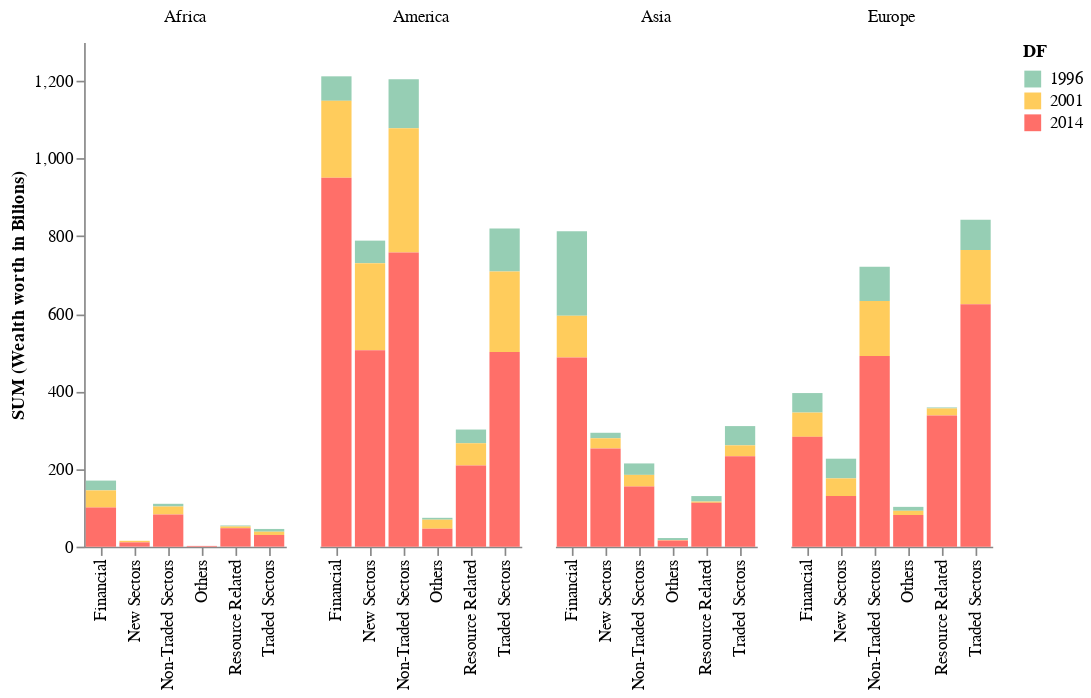
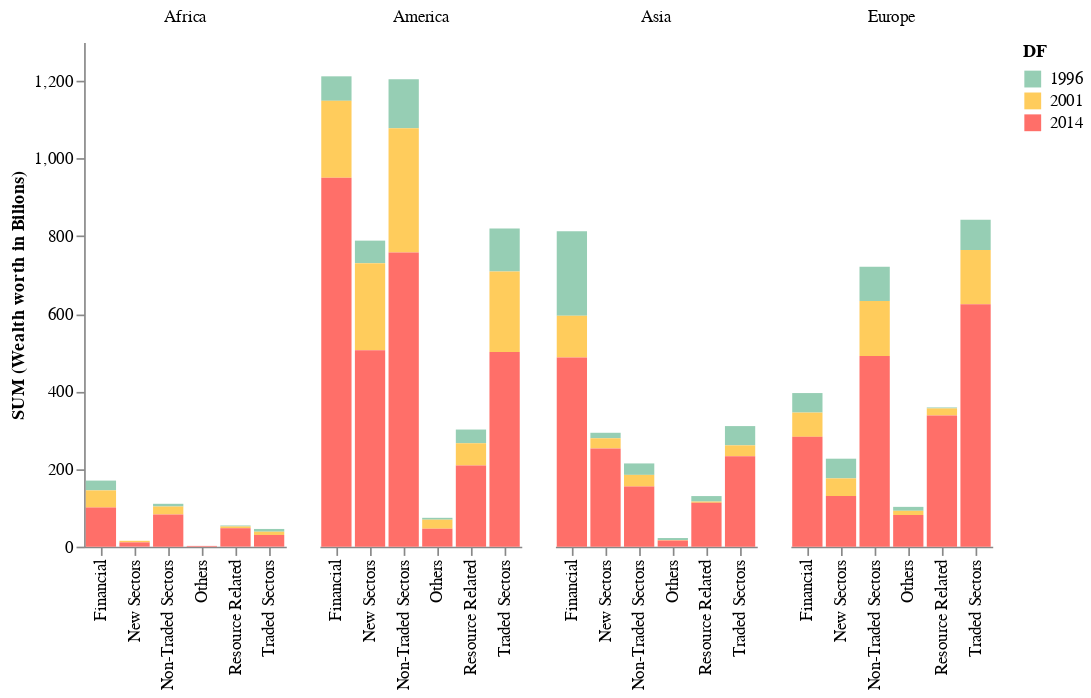

The code cell stored with these charts, in order, in its notebook:
### Code cell
import altair as alt
alt.Chart(df).mark_bar().encode(
    # tell Altair which field to group columns on
    x=alt.X('c2:N', title=None),
    # tell Altair which field to use as Y values and how to calculate
    y=alt.Y('sum(values):Q',
        axis=alt.Axis(
            grid=False,
            title= 'SUM (Wealth worth in Bilions)')),
    # tell Altair which field to use to use as the set of columns to be  represented in each group
    column=alt.Column('c1:N', title=None),
    # tell Altair which field to use for color segmentation
    color=alt.Color('DF:N',
            scale=alt.Scale(
                # make it look pretty with an enjoyable color pallet
                range=['#96ceb4', '#ffcc5c','#ff6f69'],
            ),
        ))\
    .configure_view(
        # remove grid lines around column clusters
        strokeOpacity=0
    )

### Figure 1 — Vega-Lite specification as saved in the notebook (floating-point values rounded to 4 significant figures)
{"config": {"view": {"continuousWidth": 300, "continuousHeight": 300, "strokeOpacity": 0}}, "data": {"name": "data-28f55ab29a30627980cd21a17ef666a4"}, "mark": {"type": "bar"}, "encoding": {"color": {"field": "DF", "scale": {"range": ["#96ceb4", "#ffcc5c", "#ff6f69"]}, "type": "nominal"}, "column": {"field": "c1", "title": null, "type": "nominal"}, "x": {"field": "c2", "title": null, "type": "nominal"}, "y": {"aggregate": "sum", "axis": {"grid": false, "title": "SUM (Wealth worth in Bilions)"}, "field": "values", "type": "quantitative"}}, "$schema": "https://vega.github.io/schema/vega-lite/v5.8.0.json", "datasets": {"data-28f55ab29a30627980cd21a17ef666a4": [{"c1": "Africa", "c2": "Financial", "values": 25.2, "DF": "1996"}, {"c1": "Africa", "c2": "Non-Traded Sectors", "values": 7.0, "DF": "1996"}, {"c1": "Africa", "c2": "Resource Related", "values": 2.5, "DF": "1996"}, {"c1": "Africa", "c2": "Traded Sectors", "values": 7.1, "DF": "1996"}, {"c1": "Africa", "c2": "Name", "values": "df4", "DF": "1996"}, {"c1": "America", "c2": "Financial", "values": 63.1, "DF": "1996"}, {"c1": "America", "c2": "New Sectors", "values": 58.0, "DF": "1996"}, {"c1": "America", "c2": "Non-Traded Sectors", "values": 126.2, "DF": "1996"}, {"c1": "America", "c2": "Others", "values": 4.8, "DF": "1996"}, {"c1": "America", "c2": "Resource Related", "values": 35.3, "DF": "1996"}, {"c1": "America", "c2": "Traded Sectors", "values": 110.6, "DF": "1996"}, {"c1": "America", "c2": "Name", "values": "df4", "DF": "1996"}, {"c1": "Asia", "c2": "Financial", "values": 217.2, "DF": "1996"}, {"c1": "Asia", "c2": "New Sectors", "values": 14.2, "DF": "1996"}, {"c1": "Asia", "c2": "Non-Traded Sectors", "values": 29.5, "DF": "1996"}, {"c1": "Asia", "c2": "Others", "values": 5.0, "DF": "1996"}, {"c1": "Asia", "c2": "Resource Related", "values": 14.2, "DF": "1996"}, {"c1": "Asia", "c2": "Traded Sectors", "values": 49.6, "DF": "1996"}, {"c1": "Asia", "c2": "Name", "values": "df4", "DF": "1996"}, {"c1": "Europe", "c2": "Financial", "values": 50.3, "DF": "1996"}, {"c1": "Europe", "c2": "New Sectors", "values": 50.7, "DF": "1996"}, {"c1": "Europe", "c2": "Non-Traded Sectors", "values": 88.5, "DF": "1996"}, {"c1": "Europe", "c2": "Others", "values": 10.1, "DF": "1996"}, {"c1": "Europe", "c2": "Resource Related", "values": 2.5, "DF": "1996"}, {"c1": "Europe", "c2": "Traded Sectors", "values": 77.9, "DF": "1996"}, {"c1": "Europe", "c2": "Name", "values": "df4", "DF": "1996"}, {"c1": "Africa", "c2": "Financial", "values": 44.3, "DF": "2001"}, {"c1": "Africa", "c2": "New Sectors", "values": 4.1, "DF": "2001"}, {"c1": "Africa", "c2": "Non-Traded Sectors", "values": 20.5, "DF": "2001"}, {"c1": "Africa", "c2": "Resource Related", "values": 4.5, "DF": "2001"}, {"c1": "Africa", "c2": "Traded Sectors", "values": 8.4, "DF": "2001"}, {"c1": "Africa", "c2": "Name", "values": "df5", "DF": "2001"}, {"c1": "America", "c2": "Financial", "values": 198.4, "DF": "2001"}, {"c1": "America", "c2": "New Sectors", "values": 224.7, "DF": "2001"}, {"c1": "America", "c2": "Non-Traded Sectors", "values": 319.7, "DF": "2001"}, {"c1": "America", "c2": "Others", "values": 23.3, "DF": "2001"}, {"c1": "America", "c2": "Resource Related", "values": 57.4, "DF": "2001"}, {"c1": "America", "c2": "Traded Sectors", "values": 207.3, "DF": "2001"}, {"c1": "America", "c2": "Name", "values": "df5", "DF": "2001"}, {"c1": "Asia", "c2": "Financial", "values": 108.0, "DF": "2001"}, {"c1": "Asia", "c2": "New Sectors", "values": 26.2, "DF": "2001"}, {"c1": "Asia", "c2": "Non-Traded Sectors", "values": 30.1, "DF": "2001"}, {"c1": "Asia", "c2": "Others", "values": 1.4, "DF": "2001"}, {"c1": "Asia", "c2": "Resource Related", "values": 3.2, "DF": "2001"}, {"c1": "Asia", "c2": "Traded Sectors", "values": 28.1, "DF": "2001"}, {"c1": "Asia", "c2": "Name", "values": "df5", "DF": "2001"}, {"c1": "Europe", "c2": "Financial", "values": 62.4, "DF": "2001"}, {"c1": "Europe", "c2": "New Sectors", "values": 45.7, "DF": "2001"}, {"c1": "Europe", "c2": "Non-Traded Sectors", "values": 141.9, "DF": "2001"}, {"c1": "Europe", "c2": "Others", "values": 10.8, "DF": "2001"}, {"c1": "Europe", "c2": "Resource Related", "values": 18.2, "DF": "2001"}, {"c1": "Europe", "c2": "Traded Sectors", "values": 140.0, "DF": "2001"}, {"c1": "Europe", "c2": "Name", "values": "df5", "DF": "2001"}, {"c1": "Africa", "c2": "Financial", "values": 100.7, "DF": "2014"}, {"c1": "Africa", "c2": "New Sectors", "values": 11.0, "DF": "2014"}, {"c1": "Africa", "c2": "Non-Traded Sectors", "values": 82.9, "DF": "2014"}, {"c1": "Africa", "c2": "Others", "values": 1.9, "DF": "2014"}, {"c1": "Africa", "c2": "Resource Related", "values": 47.5, "DF": "2014"}, {"c1": "Africa", "c2": "Traded Sectors", "values": 30.1, "DF": "2014"}, {"c1": "Africa", "c2": "Name", "values": "df6", "DF": "2014"}, {"c1": "America", "c2": "Financial", "values": 950.2, "DF": "2014"}, {"c1": "America", "c2": "New Sectors", "values": 505.7, "DF": "2014"}, {"c1": "America", "c2": "Non-Traded Sectors", "values": 758.1, "DF": "2014"}, {"c1": "America", "c2": "Others", "values": 46.2, "DF": "2014"}, {"c1": "America", "c2": "Resource Related", "values": 209.0, "DF": "2014"}, {"c1": "America", "c2": "Traded Sectors", "values": 501.6, "DF": "2014"}, {"c1": "America", "c2": "Name", "values": "df6", "DF": "2014"}, {"c1": "Asia", "c2": "Financial", "values": 487.1, "DF": "2014"}, {"c1": "Asia", "c2": "New Sectors", "values": 253.0, "DF": "2014"}, {"c1": "Asia", "c2": "Non-Traded Sectors", "values": 154.8, "DF": "2014"}, {"c1": "Asia", "c2": "Others", "values": 15.8, "DF": "2014"}, {"c1": "Asia", "c2": "Resource Related", "values": 112.9, "DF": "2014"}, {"c1": "Asia", "c2": "Traded Sectors", "values": 232.9, "DF": "2014"}, {"c1": "Asia", "c2": "Name", "values": "df6", "DF": "2014"}, {"c1": "Europe", "c2": "Financial", "values": 283.0, "DF": "2014"}, {"c1": "Europe", "c2": "New Sectors", "values": 130.2, "DF": "2014"}, {"c1": "Europe", "c2": "Non-Traded Sectors", "values": 491.0, "DF": "2014"}, {"c1": "Europe", "c2": "Others", "values": 81.6, "DF": "2014"}, {"c1": "Europe", "c2": "Resource Related", "values": 337.9, "DF": "2014"}, {"c1": "Europe", "c2": "Traded Sectors", "values": 624.3, "DF": "2014"}, {"c1": "Europe", "c2": "Name", "values": "df6", "DF": "2014"}]}}

### Figure 2 — Vega-Lite specification as saved in the notebook (floating-point values rounded to 4 significant figures)
{"config": {"view": {"continuousWidth": 300, "continuousHeight": 300, "strokeOpacity": 0}}, "data": {"name": "data-28f55ab29a30627980cd21a17ef666a4"}, "mark": {"type": "bar"}, "encoding": {"color": {"field": "DF", "scale": {"range": ["#96ceb4", "#ffcc5c", "#ff6f69"]}, "type": "nominal"}, "column": {"field": "c1", "title": null, "type": "nominal"}, "x": {"field": "c2", "title": null, "type": "nominal"}, "y": {"aggregate": "sum", "axis": {"grid": false, "title": "SUM (Wealth worth in Bilions)"}, "field": "values", "type": "quantitative"}}, "$schema": "https://vega.github.io/schema/vega-lite/v5.8.0.json", "datasets": {"data-28f55ab29a30627980cd21a17ef666a4": [{"c1": "Africa", "c2": "Financial", "values": 25.2, "DF": "1996"}, {"c1": "Africa", "c2": "Non-Traded Sectors", "values": 7.0, "DF": "1996"}, {"c1": "Africa", "c2": "Resource Related", "values": 2.5, "DF": "1996"}, {"c1": "Africa", "c2": "Traded Sectors", "values": 7.1, "DF": "1996"}, {"c1": "Africa", "c2": "Name", "values": "df4", "DF": "1996"}, {"c1": "America", "c2": "Financial", "values": 63.1, "DF": "1996"}, {"c1": "America", "c2": "New Sectors", "values": 58.0, "DF": "1996"}, {"c1": "America", "c2": "Non-Traded Sectors", "values": 126.2, "DF": "1996"}, {"c1": "America", "c2": "Others", "values": 4.8, "DF": "1996"}, {"c1": "America", "c2": "Resource Related", "values": 35.3, "DF": "1996"}, {"c1": "America", "c2": "Traded Sectors", "values": 110.6, "DF": "1996"}, {"c1": "America", "c2": "Name", "values": "df4", "DF": "1996"}, {"c1": "Asia", "c2": "Financial", "values": 217.2, "DF": "1996"}, {"c1": "Asia", "c2": "New Sectors", "values": 14.2, "DF": "1996"}, {"c1": "Asia", "c2": "Non-Traded Sectors", "values": 29.5, "DF": "1996"}, {"c1": "Asia", "c2": "Others", "values": 5.0, "DF": "1996"}, {"c1": "Asia", "c2": "Resource Related", "values": 14.2, "DF": "1996"}, {"c1": "Asia", "c2": "Traded Sectors", "values": 49.6, "DF": "1996"}, {"c1": "Asia", "c2": "Name", "values": "df4", "DF": "1996"}, {"c1": "Europe", "c2": "Financial", "values": 50.3, "DF": "1996"}, {"c1": "Europe", "c2": "New Sectors", "values": 50.7, "DF": "1996"}, {"c1": "Europe", "c2": "Non-Traded Sectors", "values": 88.5, "DF": "1996"}, {"c1": "Europe", "c2": "Others", "values": 10.1, "DF": "1996"}, {"c1": "Europe", "c2": "Resource Related", "values": 2.5, "DF": "1996"}, {"c1": "Europe", "c2": "Traded Sectors", "values": 77.9, "DF": "1996"}, {"c1": "Europe", "c2": "Name", "values": "df4", "DF": "1996"}, {"c1": "Africa", "c2": "Financial", "values": 44.3, "DF": "2001"}, {"c1": "Africa", "c2": "New Sectors", "values": 4.1, "DF": "2001"}, {"c1": "Africa", "c2": "Non-Traded Sectors", "values": 20.5, "DF": "2001"}, {"c1": "Africa", "c2": "Resource Related", "values": 4.5, "DF": "2001"}, {"c1": "Africa", "c2": "Traded Sectors", "values": 8.4, "DF": "2001"}, {"c1": "Africa", "c2": "Name", "values": "df5", "DF": "2001"}, {"c1": "America", "c2": "Financial", "values": 198.4, "DF": "2001"}, {"c1": "America", "c2": "New Sectors", "values": 224.7, "DF": "2001"}, {"c1": "America", "c2": "Non-Traded Sectors", "values": 319.7, "DF": "2001"}, {"c1": "America", "c2": "Others", "values": 23.3, "DF": "2001"}, {"c1": "America", "c2": "Resource Related", "values": 57.4, "DF": "2001"}, {"c1": "America", "c2": "Traded Sectors", "values": 207.3, "DF": "2001"}, {"c1": "America", "c2": "Name", "values": "df5", "DF": "2001"}, {"c1": "Asia", "c2": "Financial", "values": 108.0, "DF": "2001"}, {"c1": "Asia", "c2": "New Sectors", "values": 26.2, "DF": "2001"}, {"c1": "Asia", "c2": "Non-Traded Sectors", "values": 30.1, "DF": "2001"}, {"c1": "Asia", "c2": "Others", "values": 1.4, "DF": "2001"}, {"c1": "Asia", "c2": "Resource Related", "values": 3.2, "DF": "2001"}, {"c1": "Asia", "c2": "Traded Sectors", "values": 28.1, "DF": "2001"}, {"c1": "Asia", "c2": "Name", "values": "df5", "DF": "2001"}, {"c1": "Europe", "c2": "Financial", "values": 62.4, "DF": "2001"}, {"c1": "Europe", "c2": "New Sectors", "values": 45.7, "DF": "2001"}, {"c1": "Europe", "c2": "Non-Traded Sectors", "values": 141.9, "DF": "2001"}, {"c1": "Europe", "c2": "Others", "values": 10.8, "DF": "2001"}, {"c1": "Europe", "c2": "Resource Related", "values": 18.2, "DF": "2001"}, {"c1": "Europe", "c2": "Traded Sectors", "values": 140.0, "DF": "2001"}, {"c1": "Europe", "c2": "Name", "values": "df5", "DF": "2001"}, {"c1": "Africa", "c2": "Financial", "values": 100.7, "DF": "2014"}, {"c1": "Africa", "c2": "New Sectors", "values": 11.0, "DF": "2014"}, {"c1": "Africa", "c2": "Non-Traded Sectors", "values": 82.9, "DF": "2014"}, {"c1": "Africa", "c2": "Others", "values": 1.9, "DF": "2014"}, {"c1": "Africa", "c2": "Resource Related", "values": 47.5, "DF": "2014"}, {"c1": "Africa", "c2": "Traded Sectors", "values": 30.1, "DF": "2014"}, {"c1": "Africa", "c2": "Name", "values": "df6", "DF": "2014"}, {"c1": "America", "c2": "Financial", "values": 950.2, "DF": "2014"}, {"c1": "America", "c2": "New Sectors", "values": 505.7, "DF": "2014"}, {"c1": "America", "c2": "Non-Traded Sectors", "values": 758.1, "DF": "2014"}, {"c1": "America", "c2": "Others", "values": 46.2, "DF": "2014"}, {"c1": "America", "c2": "Resource Related", "values": 209.0, "DF": "2014"}, {"c1": "America", "c2": "Traded Sectors", "values": 501.6, "DF": "2014"}, {"c1": "America", "c2": "Name", "values": "df6", "DF": "2014"}, {"c1": "Asia", "c2": "Financial", "values": 487.1, "DF": "2014"}, {"c1": "Asia", "c2": "New Sectors", "values": 253.0, "DF": "2014"}, {"c1": "Asia", "c2": "Non-Traded Sectors", "values": 154.8, "DF": "2014"}, {"c1": "Asia", "c2": "Others", "values": 15.8, "DF": "2014"}, {"c1": "Asia", "c2": "Resource Related", "values": 112.9, "DF": "2014"}, {"c1": "Asia", "c2": "Traded Sectors", "values": 232.9, "DF": "2014"}, {"c1": "Asia", "c2": "Name", "values": "df6", "DF": "2014"}, {"c1": "Europe", "c2": "Financial", "values": 283.0, "DF": "2014"}, {"c1": "Europe", "c2": "New Sectors", "values": 130.2, "DF": "2014"}, {"c1": "Europe", "c2": "Non-Traded Sectors", "values": 491.0, "DF": "2014"}, {"c1": "Europe", "c2": "Others", "values": 81.6, "DF": "2014"}, {"c1": "Europe", "c2": "Resource Related", "values": 337.9, "DF": "2014"}, {"c1": "Europe", "c2": "Traded Sectors", "values": 624.3, "DF": "2014"}, {"c1": "Europe", "c2": "Name", "values": "df6", "DF": "2014"}]}}
